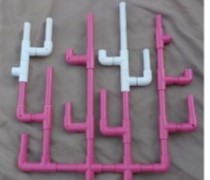
#> input picture 2.2_Coral_Health/a fail of feature matching/coral1.jpg, 210 x 180 px
$ python diff.py --first coral1.jpg --second coral2.jpg   (older library calls are emulated)
#> lines starting #> are read from the running program, lines starting #| are printed output that depends on the picture; after the words box and inside, x2 and y2 are one past the last pixel; in counts of white or black regions, pixels touching at a corner belong together; long printed decimals are rounded
# [21 lines of commented-out code are left out]
from skimage.measure import compare_ssim
import argparse
import imutils
import cv2

# construct the argument parse and parse the arguments
ap = argparse.ArgumentParser()
ap.add_argument("-f", "--first", required=True,
	help="first input image")
ap.add_argument("-s", "--second", required=True,
	help="second")
args = vars(ap.parse_args())

# load the two input images
imageA = cv2.imread(args["first"])
#> imageA is the input picture: shape (180, 210, 3); mean B, G, R 129, 116, 136.1
imageB = cv2.imread(args["second"])
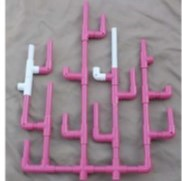
#> input picture 2.2_Coral_Health/a fail of feature matching/coral2.jpg, 182 x 181 px
#> imageB is the input picture: shape (181, 182, 3); mean B, G, R 147.1, 134.5, 156.2

#dim = (int(imageA.shape[1]), int(imageB.shape[0]))
dim = (210, 180)

imageB = cv2.resize(imageB, dim)
#> imageB: shape (180, 210, 3)

print(imageA.shape)
#| (180, 210, 3)
print(imageB.shape)
#| (180, 210, 3)

# convert the images to grayscale
grayA = cv2.cvtColor(imageA, cv2.COLOR_BGR2GRAY)
grayB = cv2.cvtColor(imageB, cv2.COLOR_BGR2GRAY)
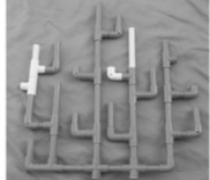
#> grayB: shape (180, 210); min 48, max 255, mean 142.3

# compute the Structural Similarity Index (SSIM) between the two
# images, ensuring that the difference image is returned
(score, diff) = compare_ssim(grayA, grayB, full=True)
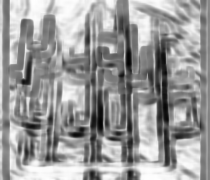
#> diff: shape (180, 210) float64; min -0.87, max 0.989, mean 0.258; drawn with min black and max white
#> score = 0.242
diff = (diff * 255).astype("uint8")
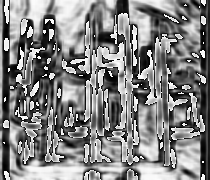
#> diff: shape (180, 210); min 0, max 255, mean 130.4
print("SSIM: {}".format(score))
#| SSIM: 0.2416

# threshold the difference image, followed by finding contours to
# obtain the regions of the two input images that differ
thresh = cv2.threshold(diff, 0, 255,
cv2.THRESH_BINARY_INV | cv2.THRESH_OTSU)[1]
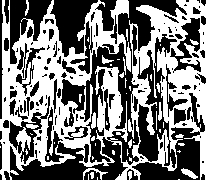
#> thresh: shape (180, 210); 48.6% white; 50 white regions (35 under 20 px)
cnts = cv2.findContours(thresh.copy(), cv2.RETR_EXTERNAL,
cv2.CHAIN_APPROX_SIMPLE)
#> cnts = 35 contours, 30 with area under 20; largest, box (x1, y1, x2, y2) and area: (0, 0, 210, 180) 23270, (181, 168, 198, 179) 68, (91, 112, 96, 129) 44, (83, 168, 108, 180) 44, (102, 55, 114, 64) 28
cnts = imutils.grab_contours(cnts)

# loop over the contours
for c in cnts:
	# compute the bounding box of the contour and then draw the
	# bounding box on both input images to represent where the two
	# images differ
	(x, y, w, h) = cv2.boundingRect(c)
	cv2.rectangle(imageA, (x, y), (x + w, y + h), (0, 0, 255), 2)
	cv2.rectangle(imageB, (x, y), (x + w, y + h), (0, 0, 255), 2)
#> this loop made 35 passes
#> (x, y, w, h) on passes 4, 5, 6, 7, 8, 11, 12, 13, 15, 19, 20, 21: (90, 172, 4, 7), (128, 171, 4, 9), (181, 168, 17, 11), (83, 168, 25, 12), (129, 157, 3, 5), (177, 150, 4, 3), (112, 150, 3, 5), (127, 149, 2, 7), (178, 143, 7, 3), (128, 139, 4, 9), (91, 136, 4, 5), (175, 134, 9, 4)
#> (c, x, y, w, h) on passes 1, 2, 3, 9, 10, 14: ([[178, 179], [179, 179]], 178, 179, 2, 1), ([[97, 177], [97, 179]], 97, 177, 1, 3), ([[88, 174], [88, 179]], 88, 174, 1, 6), ([[92, 156], [92, 159], [93, 158], [93, 157]], 92, 156, 2, 4), ([[47, 156], [47, 159], [48, 159], [48, 156]], 47, 156, 2, 4), ([[0, 146], [0, 147]], 0, 146, 1, 2)
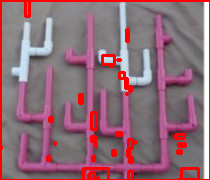
#> imageA: shape (180, 210, 3); 7.51% of pixels changed, all inside (x1, y1, x2, y2) = (0, 0, 210, 180)
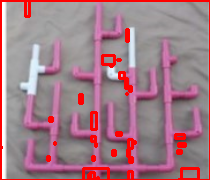
#> imageB: shape (180, 210, 3); mean B, G, R 135, 123.5, 162.5
# show the output images
cv2.imshow("Original", imageA)
cv2.imshow("Modified", imageB)
cv2.imshow("Diff", diff)
cv2.imshow("Thresh", thresh)
cv2.waitKey(0)
